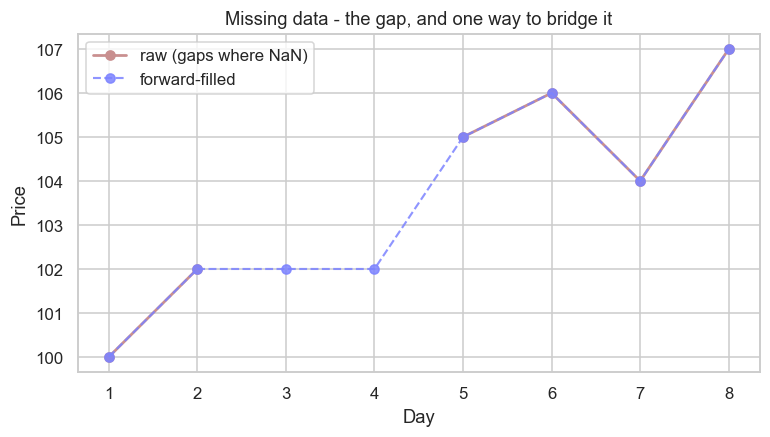

Here is the Python script that generated this plot:
from pathlib import Path

import matplotlib

matplotlib.use("Agg")
import matplotlib.pyplot as plt
import numpy as np
import pandas as pd
import seaborn as sns

days = pd.RangeIndex(1, 9)
prices = pd.Series([100, 102, np.nan, np.nan, 105, 106, 104, 107.0], index=days)

# A line plot leaves a visible gap wherever data is missing.
sns.set_theme(style="whitegrid")
fig, ax = plt.subplots(figsize=(8, 4))
ax.plot(days, prices, "o-", color="#c98f8f", lw=1.8, label="raw (gaps where NaN)")
ax.plot(days, prices.ffill(), "o--", color="#7c83ff", lw=1.4, alpha=0.85, label="forward-filled")
ax.set_title("Missing data - the gap, and one way to bridge it")
ax.set_xlabel("Day")
ax.set_ylabel("Price")
ax.legend()

out = Path(__file__).with_suffix(".png")
plt.savefig(out, dpi=110, bbox_inches="tight")
print("Missing on days:", list(days[prices.isna()]))
